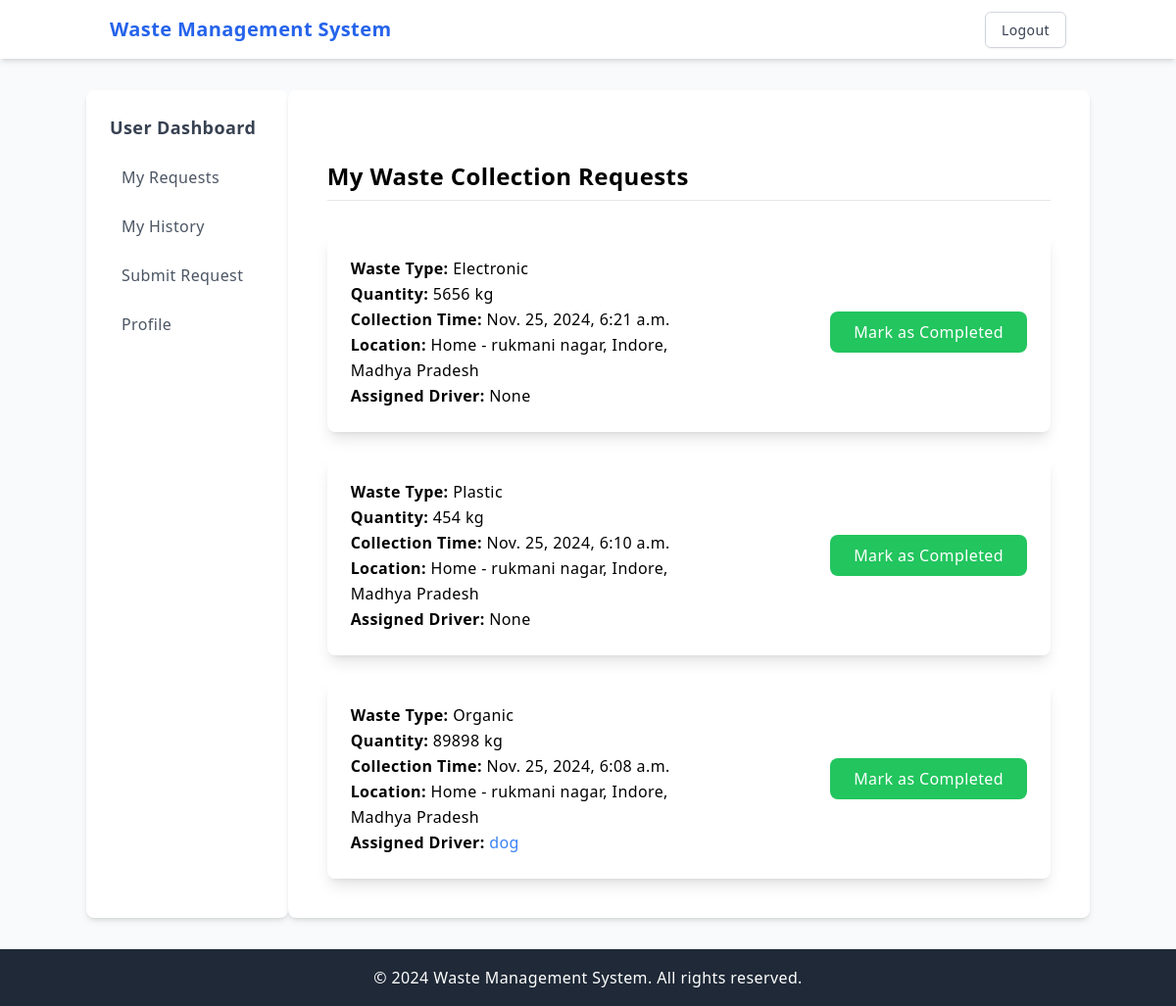
The app's page /waste/my_requests/ (signed in), older data.
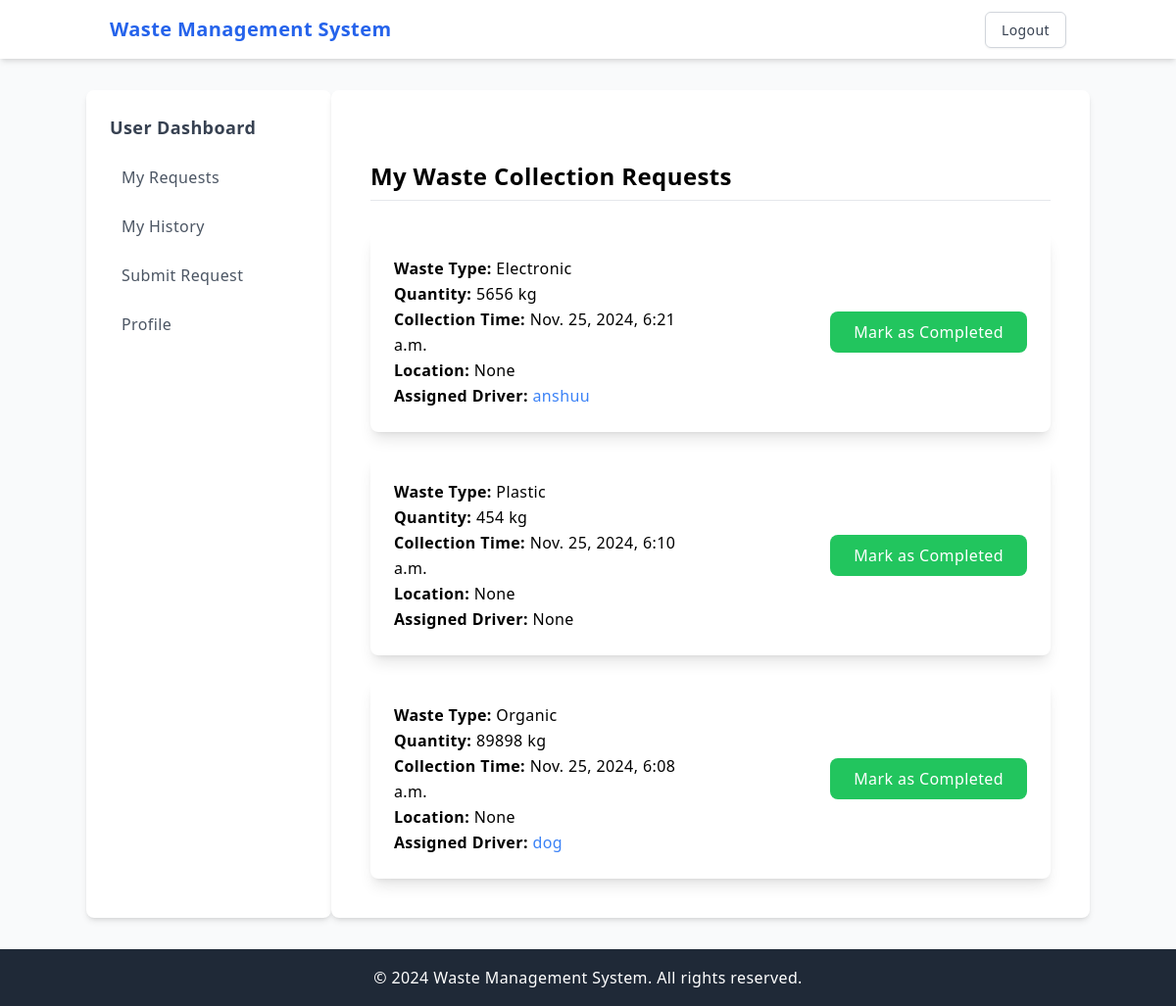
The same page, newer data.
### wasteapp/models.py (models this page shows, shortened)
class WasteRequest(models.Model):
    user = models.ForeignKey(User, related_name='waste_requests', on_delete=models.CASCADE)
    waste_type = models.CharField(max_length=50, choices=WASTE_TYPES)
    quantity = models.PositiveIntegerField(help_text="Enter quantity in kg")
    collection_time = models.DateTimeField()
    collection_location = models.ForeignKey('profileapp.Address', on_delete=models.SET_NULL, null=True, blank=True)
    status = models.CharField(max_length=20, default='Pending', choices=[('Pending', 'Pending'), ('Completed', 'Completed')])
    created_at = models.DateTimeField(auto_now_add=True)
    driver = models.ForeignKey(User, on_delete=models.SET_NULL, null=True, blank=True, related_name="assigned_tasks")

### profileapp/models.py (models this page shows, shortened)
class Address(models.Model):
    HOME = 'Home'
    WORK = 'Work'
    OTHER = 'Other'
    ADDRESS_TYPES = [
        (HOME, 'Home'),
        (WORK, 'Work'),
        (OTHER, 'Other'),
    ]
    user = models.ForeignKey(User, on_delete=models.CASCADE, related_name="addresses")
    address = models.CharField(max_length=255)
    address_type = models.CharField(
        max_length=10,
        choices=ADDRESS_TYPES,
        default=HOME
    )
    city = models.CharField(max_length=100)
    state = models.CharField(max_length=100)
    postal_code = models.CharField(max_length=10)
    default = models.BooleanField(default=False)
    def __str__(self):
        return f"{self.address_type} - {self.address}, {self.city}, {self.state}"

### account_app/decorators.py (the view)
        def _wrapped_view(request, *args, **kwargs):
            if request.user.is_authenticated:
                if request.user.is_superuser:
                    if 'admin' in allowed_roles:  # Admin-only pages
                        return view_func(request, *args, **kwargs)
                    else:
                        return HttpResponseForbidden("Admins cannot access this page.")
                if hasattr(request.user, 'userprofile') and request.user.userprofile.role in allowed_roles:
                    return view_func(request, *args, **kwargs)
                else:
                    return HttpResponseForbidden("You do not have permission to access this page.")
            else:
                return redirect('login_user')  # Replace with your login URL name

### wasteapp/views.py (called while the page is built)
@role_required(allowed_roles=['user'])
def my_requests(request):
    pending_requests = WasteRequest.objects.filter(user=request.user, status='Pending').order_by('-created_at')
    context = {'pending_requests': pending_requests}
    return render(request, 'wasteapp/my_requests.html', context)

### templates/wasteapp/my_requests.html (shortened to what this page needs)
{% extends "profileapp/base.html" %}
{% block content %}
<div class="container mx-auto mt-8 p-4 space-y-8">
    <h2 class="text-2xl font-bold border-b pb-2">My Waste Collection Requests</h2>
    {% if pending_requests %}
    <ul class="space-y-6">
        {% for request in pending_requests %}
        <li class="p-6 bg-white shadow-lg rounded-lg">
            <div class="grid grid-cols-1 sm:grid-cols-2 gap-4">
                <div>
                    <p><strong>Waste Type:</strong> {{ request.waste_type }}</p>
                    <p><strong>Quantity:</strong> {{ request.quantity }} kg</p>
                    <p><strong>Collection Time:</strong> {{ request.collection_time }}</p>
                    <p><strong>Location:</strong> {{ request.collection_location }}</p>
                    {% if request.driver %}
                    <p><strong>Assigned Driver:</strong>
                        <a href="{% url 'driverapp:view_driver_details' request.driver.id %}"
                           class="text-blue-500 hover:underline">
                            {{ request.driver.username }}
                        </a>
                    </p>
                    {% else %}
                    <p><strong>Assigned Driver:</strong> None</p>
                    {% endif %}
                </div>
                <div class="flex sm:justify-end items-center">
                    <a href="{% url 'wasteapp:mark_as_completed' request.id %}"
                       class="bg-green-500 text-white py-2 px-6 rounded-lg hover:bg-green-700">
                        Mark as Completed
                    </a>
                </div>
            </div>
        </li>
        {% endfor %}
    </ul>
    {% else %}
    <p class="text-gray-600">No pending requests found.</p>
    {% endif %}
</div>
{% endblock %}

Row changes from the older to the newer data that the page shows:
changed WasteRequest "Electronic": collection_location "Home - rukmani nagar, Indore, Madhya Pradesh" → "None"; driver.username (not shown) → "anshuu"; no longer shows "None"
changed WasteRequest "Plastic": collection_location "Home - rukmani nagar, Indore, Madhya Pradesh" → "None"
changed WasteRequest "Organic": collection_location "Home - rukmani nagar, Indore, Madhya Pradesh" → "None"
